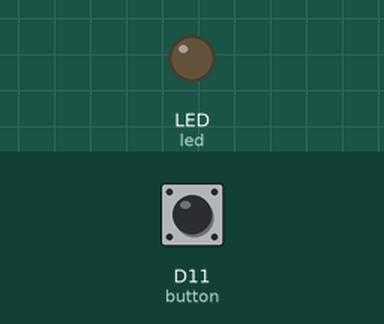
Bench run of a program on a simulated CircuitPython board. Shown: output pins drawn as LEDs (lit = HIGH). Inputs (shaded band) come from the test bench; at power-on: D11 (button) HIGH.

Above: at 1.2 s.
1.3 s: D11 (button) pulled LOW for 0.15 s
At 2.7 s:
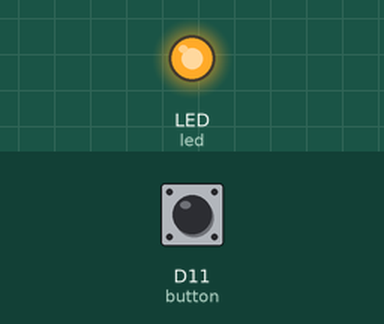
Timing chart, 0 to 4.3 s (numbered marks = the images above; inputs shaded):
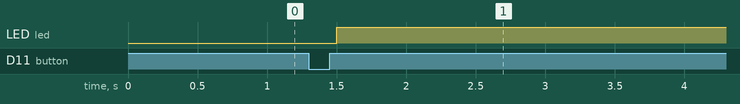

The program:

code.py
```python
import board
import time
from digitalio import DigitalInOut, Direction, Pull

led = DigitalInOut(board.LED)
led.direction = Direction.OUTPUT

button = DigitalInOut(board.D11)
button.direction = Direction.INPUT
button.pull = Pull.UP

state = 0
lastVal = True

while True:
  if not button.value and lastVal:
    state = 1 - state
    time.sleep(0.2)

  lastVal = button.value

  if state == 1:
    led.value = True
  else:
    led.value = False
```

Measured:
- after the input at 1.3 s, LED (led): LOW → HIGH after 0.20 s
